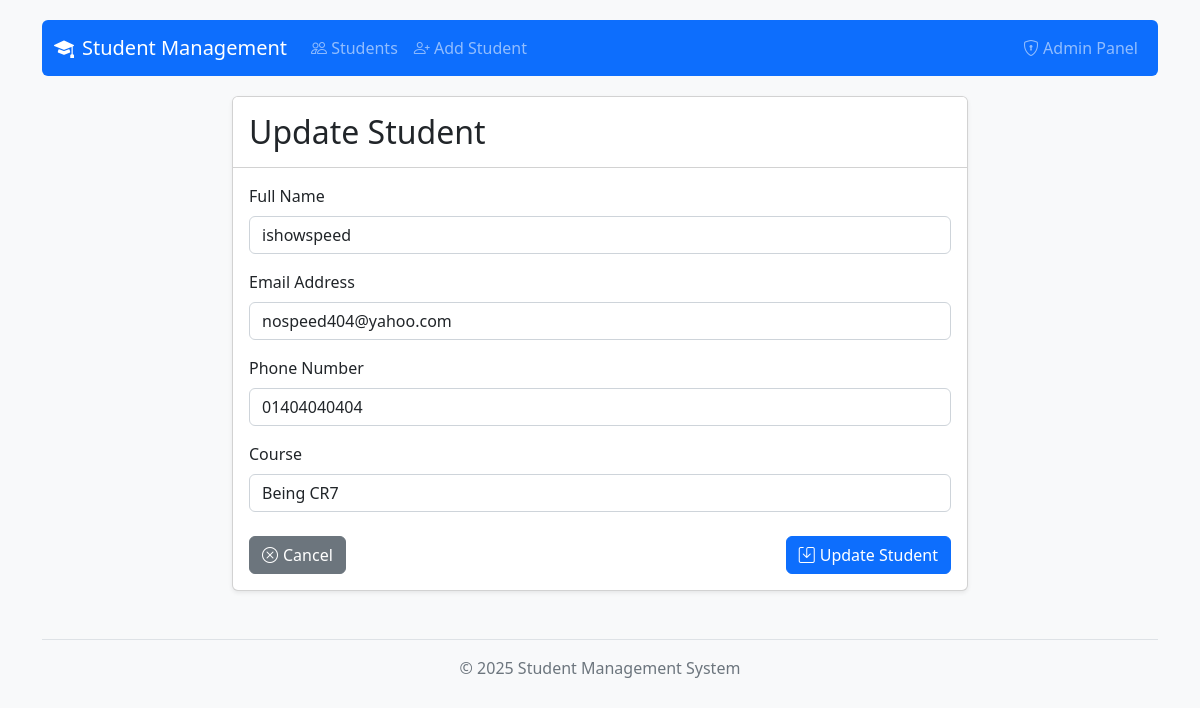
Screenshot of /student/18/update/ with the database file from the repository.
### students/models.py (models this page shows, shortened)
class Student(models.Model):
    name = models.CharField(max_length=100)
    email = models.EmailField(unique=True)
    phone = models.CharField(max_length=20)
    course = models.CharField(max_length=50)
    is_active = models.BooleanField(default=True)
    created_at = models.DateTimeField(auto_now_add=True)
    updated_at = models.DateTimeField(auto_now=True)
    class Meta:
        ordering = ['-created_at']
        verbose_name = 'Student'
        verbose_name_plural = 'Students'

### students/views.py (the view)
# urls.py: path('student/<int:pk>/update/', StudentUpdateView.as_view(), name='student-update'),
class StudentUpdateView(SuccessMessageMixin, UpdateView):
    model = Student
    form_class = StudentForm
    template_name = 'students/student_form.html'
    success_url = reverse_lazy('student-list')
    success_message = "Student '%(name)s' was updated successfully!"
    def get_context_data(self, **kwargs):
        context = super().get_context_data(**kwargs)
        context['title'] = 'Update Student'
        context['submit_text'] = 'Update Student'
        return context

### students/forms.py (shortened to what this page needs)
class StudentForm(forms.ModelForm):
    class Meta:
        model = Student
        fields = ['name', 'email', 'phone', 'course']
        widgets = {
            'name': forms.TextInput(attrs={
                'class': 'form-control',
                'placeholder': 'Enter full name',
                'required': True
            }),
            'email': forms.EmailInput(attrs={
                'class': 'form-control',
                'placeholder': 'Enter email address',
                'required': True
            }),
            'phone': forms.TextInput(attrs={
                'class': 'form-control',
                'placeholder': 'Enter phone number',
                'required': True
            }),
            'course': forms.TextInput(attrs={
                'class': 'form-control',
                'placeholder': 'Enter course name',
                'required': True
            }),
        }

### templates/students/student_form.html (shortened to what this page needs)
{% extends 'students/base.html' %}
{% block content %}
    <div class="row">
        <div class="col-md-8 offset-md-2">
            <div class="card">
                <div class="card-header bg-white py-3">
                    <h2 class="card-title m-0">{{ title }}</h2>
                </div>
                <div class="card-body">
                    <form method="post" novalidate>
                        <div class="mb-3">
                            <label for="{{ form.name.id_for_label }}" class="form-label">Full Name</label>
                            {{ form.name }}
                        </div>
                        <div class="mb-3">
                            <label for="{{ form.email.id_for_label }}" class="form-label">Email Address</label>
                            {{ form.email }}
                        </div>
                        <div class="mb-3">
                            <label for="{{ form.phone.id_for_label }}" class="form-label">Phone Number</label>
                            {{ form.phone }}
                        </div>
                        <div class="mb-3">
                            <label for="{{ form.course.id_for_label }}" class="form-label">Course</label>
                            {{ form.course }}
                        </div>
                        <div class="d-flex justify-content-between mt-4">
                            <a href="{% url 'student-list' %}" class="btn btn-secondary btn-icon">
                                <i class="bi bi-x-circle"></i> Cancel
                            </a>
                            <button type="submit" class="btn btn-primary btn-icon">
                                <i class="bi bi-save"></i> {{ submit_text }}
                            </button>
                        </div>
                    </form>
                </div>
            </div>
        </div>
    </div>
{% endblock %}

### templates/students/base.html (style rules this page uses)
body { padding-top: 20px; padding-bottom: 20px; background-color: #f8f9fa; }
.card { box-shadow: 0 0.125rem 0.25rem rgba(0, 0, 0, 0.075); }
.btn-icon { display: inline-flex; align-items: center; }
.btn-icon i { margin-right: 5px; }

### rows the page displays
Student: name "ishowspeed", email "nospeed404@yahoo.com", phone "01404040404", course "Being CR7"

### other values shown
{{ title }} "Update Student"
{{ submit_text }} "Update Student"
